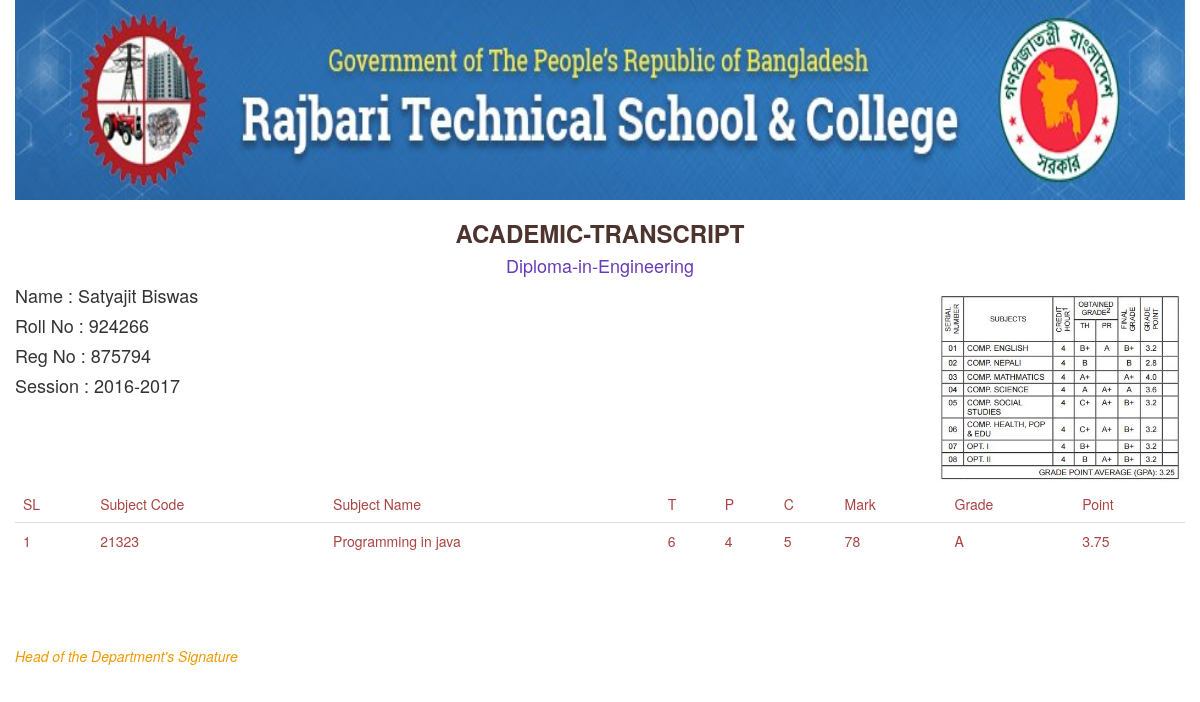
/singleResult.php?sroll=924266, run on the app's committed database.
### tables this page shows
CREATE TABLE `studentinfo` (
  `id` int(11) UNSIGNED ZEROFILL NOT NULL,
  `sname` varchar(50) NOT NULL,
  `rollno` varchar(50) NOT NULL,
  `reg` varchar(50) NOT NULL,
  `ssession` varchar(50) NOT NULL
);

CREATE TABLE `akash` (
  `id` int(11) UNSIGNED ZEROFILL NOT NULL,
  `sroll` varchar(50) NOT NULL,
  `subCode` int(10) NOT NULL,
  `subjectName` varchar(50) NOT NULL,
  `t` int(5) NOT NULL,
  `p` int(5) NOT NULL,
  `c` int(5) NOT NULL,
  `mark` varchar(50) NOT NULL,
  `grade` varchar(5) NOT NULL,
  `point` varchar(5) NOT NULL,
  `is_active` int(1) UNSIGNED ZEROFILL NOT NULL
);

### studentadd.php (called while the page is built, shortened)
<?php
class studentadd
{
    public $sroll='';
    public $pdo;
    public function __construct()
    {
        $this->pdo=new PDO('mysql:host=localhost;dbname=result','root','' );
    }
    public function setData($data){
        if(array_key_exists('sroll',$data)){
            $this->sroll=$data['sroll'];
        }
       return $this;
    }
    public function singlestudent(){
        $query="SELECT * FROM `studentinfo` WHERE rollno=".$this->sroll;
        $stmt=$this->pdo->prepare($query);
        $stmt->execute();
        $all=$stmt->fetch();
        return $all;
    }
}

### sheet_class.php (called while the page is built, shortened)
<?php
class sheet_class
{
    public $sroll = '';
    public $pdo;
    public function __construct()
    {
        $this->pdo=new PDO('mysql:host=localhost;dbname=result','root','' );
    }
    public function setData($data)
    {
    if (array_key_exists('sroll',$data)){
           $this->sroll=$data['sroll'];
    }
    return $this;
    }
    public function singleResult(){
        $query="SELECT * FROM `akash` WHERE sroll=".$this->sroll;
        $stmt=$this->pdo->prepare($query);
        $stmt->execute();
        $all=$stmt->fetchAll();
        return $all;
    }
}

### singleResult.php (the view, shortened to what this page needs)
<?php
include_once ("sheet_class.php");
$all=new sheet_class();
$allresult=$all->setData($_GET)->singleResult();
?>
<?php
include_once ("studentadd.php");
$all=new studentadd();
$singleStudent=$all->setData($_GET)->singlestudent();
?>
<!doctype html>
<html lang="en">
<head>
    <link type="text/css" href="css/bootstrap.css" rel="stylesheet">
    <link type="text/css" href="css/bootstrap.min.css" rel="stylesheet">
    <link rel="stylesheet" href="css/">
</head>
<body>
<div class="container">
  <div class="row">
    <img src="img/rajbari_tsc.jpg" width="100%" height="200px">
    <h3 align="center" style="color: #4E342E"><b>ACADEMIC-TRANSCRIPT</b></h3>
    <h4 align="center" style="color: #673ab7">Diploma-in-Engineering</h4>
    <img src="img/slc%20grading.JPG" align="right" height="200px">
    <h4 align="left">Name : <?php echo $singleStudent['sname'];?></h4>
    <h4 align="left">Roll No : <?php echo $singleStudent['rollno'];?></h4>
    <h4 align="left">Reg No : <?php echo $singleStudent['reg'];?></h4>
    <h4 align="left">Session : <?php echo $singleStudent['ssession'];?></h4>
    <table class="table text-danger" align="center">
      <thead>
      <tr>
        <td>SL</td>
        <td>Subject Code</td>
        <td>Subject Name</td>
        <td>T</td>
        <td>P</td>
        <td>C</td>
        <td>Mark</td>
        <td>Grade</td>
        <td>Point</td>
      </tr>
      </thead>
      <tbody>
      <?php
      $count=1;
      foreach ($allresult as $key=>$value){?>
        <tr>
          <td><?php echo $count++;?></td>
          <td><?php echo $value['subCode']?></td>
          <td><?php echo $value['subjectName']?></td>
          <td><?php echo $value['t']?></td>
          <td><?php echo $value['p']?></td>
          <td><?php echo $value['c']?></td>
          <td><?php echo $value['mark']?></td>
          <td><?php echo $value['grade']?></td>
          <td><?php echo $value['point']?></td>
		</tr>
      <?php } ?>
      </tbody>
    </table><br><br><br>
    <h5 style="color: #ee9900"><i>Head of the Department's Signature</i></h5>
  </div>
</div>
</body>
</html>

### data on the page
studentinfo: sname "Satyajit Biswas", rollno "924266", reg "875794", ssession "2016-2017"
akash: subCode "21323", subjectName "Programming in java", t "6", p "4", c "5", mark "78", grade "A", point "3.75"
